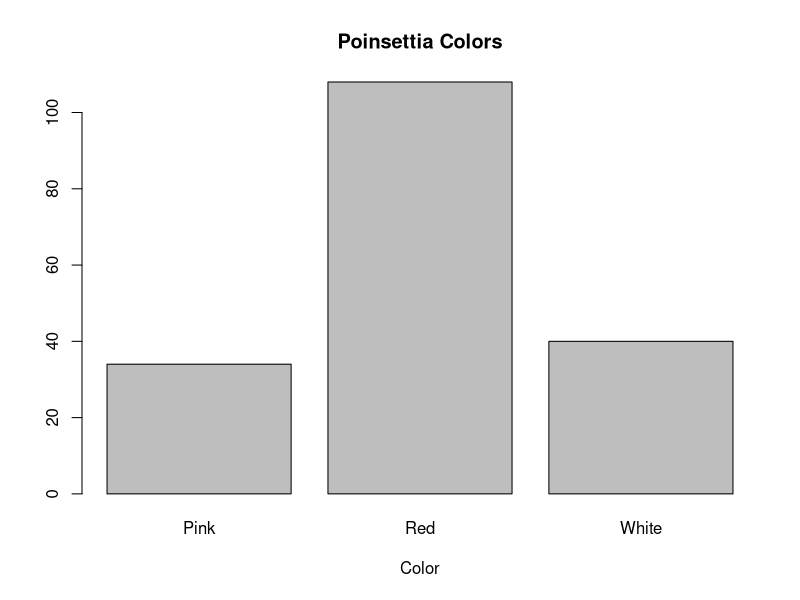

This chart was generated by the following R code:
## ---- chunk 1
knitr::opts_chunk$set(echo = FALSE, comment="")
## ---- chunk 2
Poinsettias <- read.csv("Poinsettias.csv")
head(Poinsettias)
## ---- chunk 3
table(Poinsettias$color)
barplot(table(Poinsettias$color), xlab="Color", main="Poinsettia Colors")
